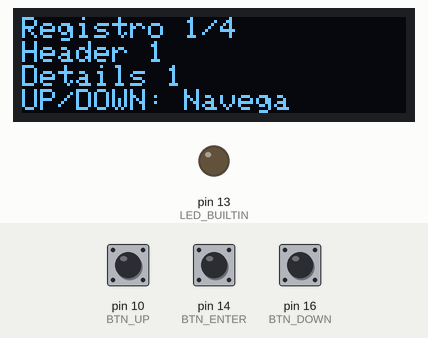
Simulated run of this sketch. Board: Arduino Leonardo, built with avr-gcc and run on an emulated ATmega32U4. On the bench: 128×32 one-colour display, output pins drawn as LEDs (lit = HIGH). The inputs (shaded band) are chosen by the test bench; at power-on: pin 10 (BTN_UP) HIGH, pin 14 (BTN_ENTER) HIGH, pin 16 (BTN_DOWN) HIGH. The display library's start-up logo is not drawn; EEPROM starts erased; USB keyboard and mouse output is not drawn.

Above: at 5.4 s.
5.5 s: pin 10 (BTN_UP) pulled LOW for 0.15 s
At 6.8 s:
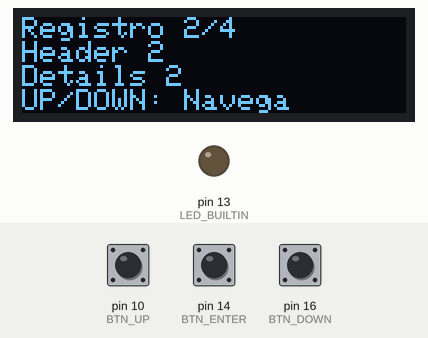
7.1 s: pin 14 (BTN_ENTER) pulled LOW for 3.2 s
At 12.4 s:
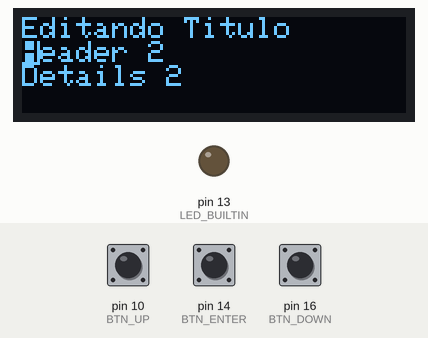
12.7 s: pin 16 (BTN_DOWN) pulled LOW for 0.15 s
At 13.8 s:
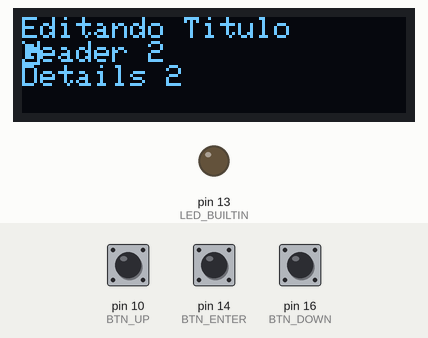
14.3 s: pin 16 (BTN_DOWN) pulled LOW for 1 s
At 15.3 s:
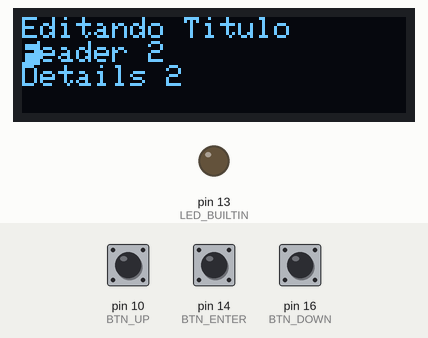
16.8 s: pin 16 (BTN_DOWN) pulled LOW for 0.15 s
18.4 s: pin 16 (BTN_DOWN) pulled LOW for 3.2 s
At 19.0 s:
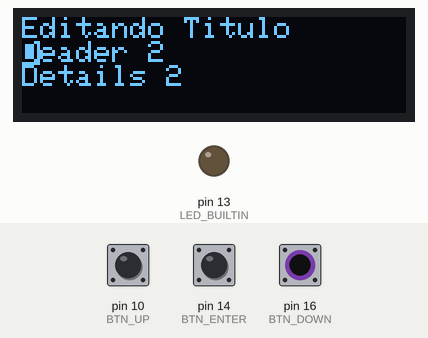
Timing chart, 0 to 21.4 s (numbered marks = the images above; inputs shaded):
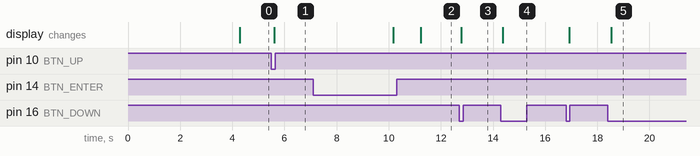

Measured:
- after the input at 5.5 s, the display: changes after 0.10 s (image 1)
- after the input at 7.1 s, the display: first changes after 3.1 s (image 2 shows a later state)
- after the input at 12.7 s, the display: changes after 0.07 s (image 3)
- after the input at 14.3 s, the display: changes after 0.08 s (image 4)
- after the input at 18.4 s, the display: changes after 0.13 s (image 5)

The sketch:

WallerArduinoV3.ino
```cpp
#include <Arduino.h>
#include <Wire.h>
#include <Adafruit_GFX.h>
#include <Adafruit_SSD1306.h>
#include <EEPROM.h>
#include <Keyboard.h>

#define DISPLAY_WIDTH 128
#define DISPLAY_HEIGHT 32
#define OLED_RESET_PIN -1
Adafruit_SSD1306 oled(DISPLAY_WIDTH, DISPLAY_HEIGHT, &Wire, OLED_RESET_PIN);

#define BTN_UP 10
#define BTN_DOWN 16
#define BTN_ENTER 14

#define TOTAL_RECORDS 4
#define MAX_TITLE_LENGTH 32
#define MAX_CONTENT_LENGTH 128

struct Data {
  String header;
  String details;
};

Data dataset[TOTAL_RECORDS];
int activeRecord = 0;
int menuMode = 0;  // 0: View, 1: Edit, 2: Confirm Save
int cursorPosition = 0;
bool isEditingTitle = true;
unsigned long pressStartTime = 0;
bool isEnterPressed = false;
unsigned long lastInteractionTime = 0;
const unsigned long IDLE_TIMEOUT = 30000;

bool saveConfirmation = false;

bool prevUpState = LOW;
bool prevDownState = LOW;
bool prevEnterState = LOW;

void setup() {
  pinMode(LED_BUILTIN, OUTPUT);
  pinMode(BTN_UP, INPUT_PULLUP);
  pinMode(BTN_DOWN, INPUT_PULLUP);
  pinMode(BTN_ENTER, INPUT_PULLUP);
  Serial.begin(9600);
  Keyboard.begin();

  if (!oled.begin(SSD1306_SWITCHCAPVCC, 0x3C)) {
    Serial.println(F("SSD1306 allocation failed"));
    for (;;)
      ;
  }
  oled.display();
  delay(2000);
  oled.clearDisplay();

  if (EEPROM.read(0) == 255) {
    initializeEEPROM();
  }

  loadFromEEPROM();
}

void loop() {
  handleButtonEvents();
  checkForTimeout();
  refreshDisplay();
}

void handleButtonEvents() {
  bool currentUpState = digitalRead(BTN_UP);
  bool currentDownState = digitalRead(BTN_DOWN);
  bool currentEnterState = digitalRead(BTN_ENTER);

  if (currentUpState == LOW && prevUpState == HIGH) {
    lastInteractionTime = millis();
    processUpButton();
  }

  if (currentDownState == LOW && prevDownState == HIGH) {
    lastInteractionTime = millis();
    processDownButton();
  }

  if (currentEnterState == LOW && prevEnterState == HIGH) {
    lastInteractionTime = millis();
    pressStartTime = millis();
    isEnterPressed = true;
  } else if (currentEnterState == HIGH && prevEnterState == LOW) {
    if (isEnterPressed) {
      unsigned long pressDuration = millis() - pressStartTime;
      processEnterButton(pressDuration);
      isEnterPressed = false;
    }
  } else if (isEnterPressed && millis() - pressStartTime >= 3000) {
    menuMode = 1;  // Entrar en modo edición
    cursorPosition = 0;
    isEditingTitle = true;
    isEnterPressed = false;
    displayMessage("Modo Edicion", 1000);
  }

  prevUpState = currentUpState;
  prevDownState = currentDownState;
  prevEnterState = currentEnterState;

  delay(50);
}

void processUpButton() {
  if (menuMode == 0) {
    activeRecord = (activeRecord + 1) % TOTAL_RECORDS;
  } else if (menuMode == 1) {
    if (isEditingTitle) {
      modifyCharacter(dataset[activeRecord].header, true);
    } else {
      modifyCharacter(dataset[activeRecord].details, true);
    }
  } else if (menuMode == 2) {
    saveChanges();
    displayMessage("Guardado!", 1000);
    menuMode = 0;
  }
}

void processDownButton() {
  if (menuMode == 0) {
    activeRecord = (activeRecord - 1 + TOTAL_RECORDS) % TOTAL_RECORDS;
  } else if (menuMode == 1) {
    if (isEditingTitle) {
      modifyCharacter(dataset[activeRecord].header, false);
    } else {
      modifyCharacter(dataset[activeRecord].details, false);
    }
  } else if (menuMode == 2) {
    menuMode = 0;
    displayMessage("Cancelado", 1000);
  }
}

void processEnterButton(unsigned long pressDuration) {
  if (pressDuration < 3000) {  // Pulsación corta
    if (menuMode == 0) {
      Keyboard.print(dataset[activeRecord].details);
    } else if (menuMode == 1) {
      if (isEditingTitle) {
        if (cursorPosition < dataset[activeRecord].header.length()) {
          cursorPosition++;
        } else {
          isEditingTitle = false;
          cursorPosition = 0;
        }
      } else {
        if (cursorPosition < dataset[activeRecord].details.length()) {
          cursorPosition++;
        } else {
          menuMode = 2;  // Confirmación de guardado
          displayMessage("Guardar?", 1000);
        }
      }
    } else if (menuMode == 2) {
      menuMode = 0;
    }
  } else {  // Pulsación larga
    if (menuMode == 0) {
      menuMode = 1;  // Modo edición
      cursorPosition = 0;
      isEditingTitle = true;
      displayMessage("Modo Edicion", 1000);
    }
  }
}

void modifyCharacter(String& text, bool increment) {
  if (cursorPosition < text.length()) {
    char c = text[cursorPosition];
    c = (increment) ? (c < 126) ? c + 1 : 32 : (c > 32) ? c - 1
                                                        : 126;
    text[cursorPosition] = c;
  } else if (cursorPosition < (isEditingTitle ? MAX_TITLE_LENGTH : MAX_CONTENT_LENGTH) - 1) {
    text += ' ';
  }
}

void checkForTimeout() {
  if (menuMode != 0 && millis() - lastInteractionTime > IDLE_TIMEOUT) {
    menuMode = 0;
    cursorPosition = 0;
    isEditingTitle = true;
    saveConfirmation = false;
  }
}

void refreshDisplay() {
  oled.clearDisplay();
  oled.setTextSize(1);
  oled.setTextColor(SSD1306_WHITE);
  oled.setCursor(0, 0);

  if (menuMode == 0) {
    displayViewMode();
  } else if (menuMode == 1) {
    displayEditMode();
  } else if (menuMode == 2) {
    displaySaveConfirmation();
  }

  oled.display();
}

void displayViewMode() {
  oled.print("Registro ");
  oled.print(activeRecord + 1);
  oled.print("/");
  oled.println(TOTAL_RECORDS);

  oled.println(dataset[activeRecord].header);
  oled.println(dataset[activeRecord].details);

  oled.println("UP/DOWN: Navega");
  oled.println("ENTER: Selecciona");
}

void displayEditMode() {
  oled.print("Editando ");
  oled.println(isEditingTitle ? "Titulo" : "Contenido");

  oled.println(dataset[activeRecord].header);
  oled.println(dataset[activeRecord].details);

  int cursorY = isEditingTitle ? 8 : 16;
  oled.fillRect(cursorPosition * 6, cursorY, 6, 8, SSD1306_INVERSE);
}

void displaySaveConfirmation() {
  oled.println("Guardar cambios?");
  oled.println("UP: Si");
  oled.println("DOWN: No");
}

void initializeEEPROM() {
  for (int i = 0; i < TOTAL_RECORDS; i++) {
    dataset[i].header = "Header " + String(i + 1);
    dataset[i].details = "Details " + String(i + 1);
    saveToEEPROM(i);
  }
}

void loadFromEEPROM() {
  for (int i = 0; i < TOTAL_RECORDS; i++) {
    readFromEEPROM(i);
  }
}

void saveToEEPROM(int index) {
  int address = index * (MAX_TITLE_LENGTH + MAX_CONTENT_LENGTH);
  for (int i = 0; i < MAX_TITLE_LENGTH; i++) {
    EEPROM.write(address + i, dataset[index].header[i] ^ 0xAA);
  }
  address += MAX_TITLE_LENGTH;
  for (int i = 0; i < MAX_CONTENT_LENGTH; i++) {
    EEPROM.write(address + i, dataset[index].details[i] ^ 0xAA);
  }
}

void readFromEEPROM(int index) {
  int address = index * (MAX_TITLE_LENGTH + MAX_CONTENT_LENGTH);
  dataset[index].header = "";
  for (int i = 0; i < MAX_TITLE_LENGTH; i++) {
    char c = EEPROM.read(address + i) ^ 0xAA;
    if (c == 0) break;
    dataset[index].header += c;
  }
  address += MAX_TITLE_LENGTH;
  dataset[index].details = "";
  for (int i = 0; i < MAX_CONTENT_LENGTH; i++) {
    char c = EEPROM.read(address + i) ^ 0xAA;
    if (c == 0) break;
    dataset[index].details += c;
  }
}

void saveChanges() {
  saveToEEPROM(activeRecord);
  saveConfirmation = false;
}

void displayMessage(const char* message, int duration) {
  oled.clearDisplay();
  oled.setCursor(0, 0);
  oled.println(message);
  oled.display();
  delay(duration);
}
```
